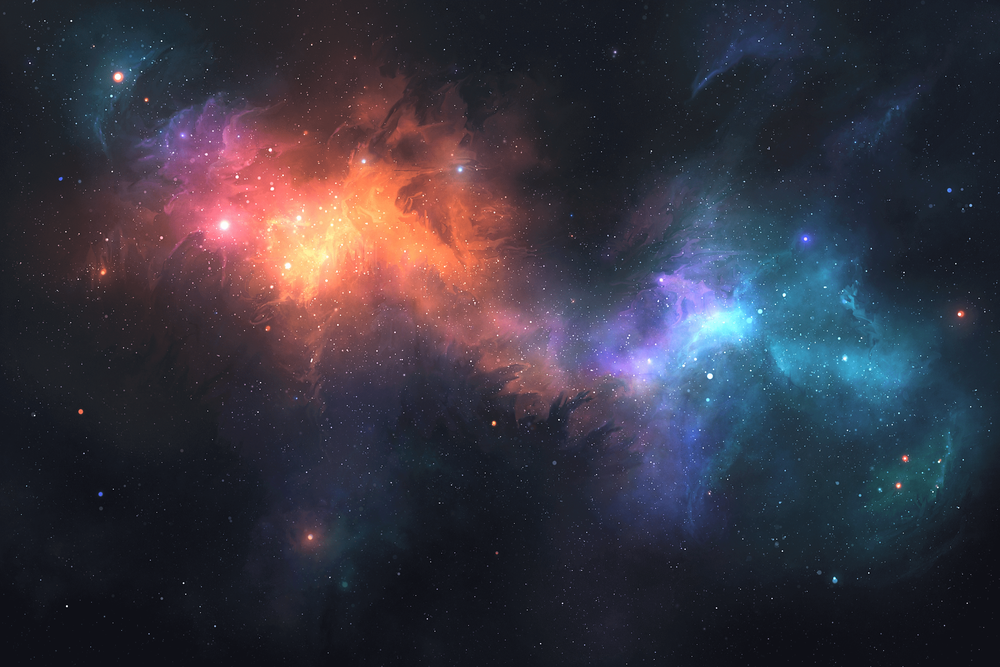
#> input picture Assignments/3. Data preparation/data/background_nebula.png, 1000 x 667 px, shrunk from 4000 x 2667 before the run
$ jupyter execute basic_numpy.ipynb
#> lines starting #> are read from the running program, lines starting #| are printed output that depends on the picture
##### 1. Создайте одномерный массив из чисел от 1 до 10. Затем преобразуйте его в двумерный массив 2x5. Найдите сумму всех элементов массива, а также среднее арифметическое.

[cell 1]
import numpy as np

arr = np.arange(1, 11)
print(arr)
new_arr = arr.reshape(2, 5)
print(new_arr)
print(arr.sum(), arr.mean())

##### 2. Создайте матрицу размером 5x5, содержащую числа от 1 до 25. Извлеките из неё:
1. Первый столбец
2. Последние три элемента второй строки
3. Центральный элемент массива

[cell 2]
mat = np.arange(1, 26).reshape(5, 5)
print(mat[0])
print(mat[1,:3])
i, j = mat.shape
print(mat[i // 2, j // 2])

##### 3. Создайте массив из 20 случайных чисел. Найдите:
1. Минимальное и максимальное значения
2. Медиану
3. Стандартное отклонение

[cell 3]
arr = np.random.randint(10, size=20)
print(f"min - {arr.min()}, max - {arr.max()}")
print(f"median - {np.median(arr)}")
print(f"std - {arr.std()}")

##### 4. Создайте массив случайных чисел от 0 до 100 (10 элементов). Определите, какие из них чётные. Замените все нечётные элементы на 0.

[cell 4]
arr = np.random.randint(100, size=10)
print(arr)
for i, a in enumerate(arr):
    if a % 2 == 0:
        print(a, end=" ")
    else:
        arr[i] = 0
print()
print(arr)

##### 5.1 Создайте матрицу произвольного размера.
1. Найдите транспонированную матрицу.
2. Найдите обратную матрицу, если это возможно.
3. Найдите собственные значения и собственные вектора.

[cell 5]
from numpy import linalg
mat = np.arange(1, 26).reshape(5, 5)
print(mat.T)
print(linalg.inv(mat) if linalg.det(mat) != 0 else "singular")
print(linalg.eig(mat))

##### 5.2 Создайте две матрицы 4x4, заполненные случайными числами. Выполните следующие операции:

1. Найдите их матричное произведение.
2. Объедините две матрицы в тензор/в одну матрицу 4x8.

[cell 6]
mat1 = np.random.randint(100, size=(4, 4))
mat2 = np.random.randint(100, size=(4, 4))
mat3 = mat1.dot(mat2)
print(mat3)
mat4 = np.hstack((mat1, mat2)) # 4x8
print(mat4)
mat5 = np.dstack((mat1, mat2))
print(mat5)

##### 6. Создайте трёхмерный массив размером 3x3x3, заполненный случайными числами. Выполните следующие операции:
1. Найдите сумму элементов по каждой оси.
2. Найдите минимальный элемент для каждого слоя.
3. Отсортируйте каждый слой по возрастанию.

[cell 7]
tensor = np.random.randint(100, size=(3, 3, 3))

print(tensor)

for a in range (tensor.ndim):
    print(f"axis - {a}, sum - \n {np.sum(tensor, axis=a)}")

for a in range (tensor.ndim):
    print(f"layer - {a}, min - {tensor[a].min()}")

##### 7. Сгенерируйте набор данных из 100 случайных точек в 3D-пространстве. Выполните их нормализацию (приведите к единичному масштабу) по каждой оси.

[cell 8]
points = np.random.randint(100, size=(100, 3))
min_vals = points.min()
max_vals = points.max()

normalized_points = (points - min_vals) / (max_vals - min_vals)
normalized_points

##### 8*. Загрузите любое изображение (в рамках приличия, конечно) и сожмите его с помощью сингулярного разложения (SVD). Выберете разное количество сингулярных значений и сравните полученный результат с оригиналом.

[cell 9]
import numpy as np
from PIL import Image
import matplotlib.pyplot as plt

img = Image.open("data/background_nebula.png").convert("L")  # "L" для преобразования в оттенки серого
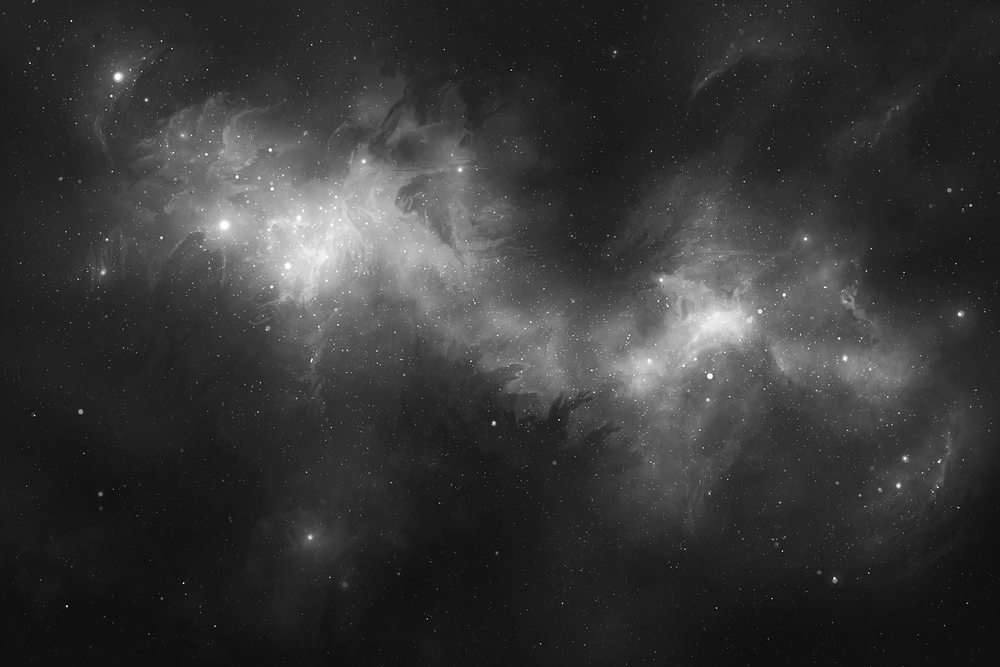
#> img: PIL image 1000x667 L; min 2, max 255, mean 54.6
img_array = np.array(img)

np.linalg.svd(img_array, full_matrices=False)
